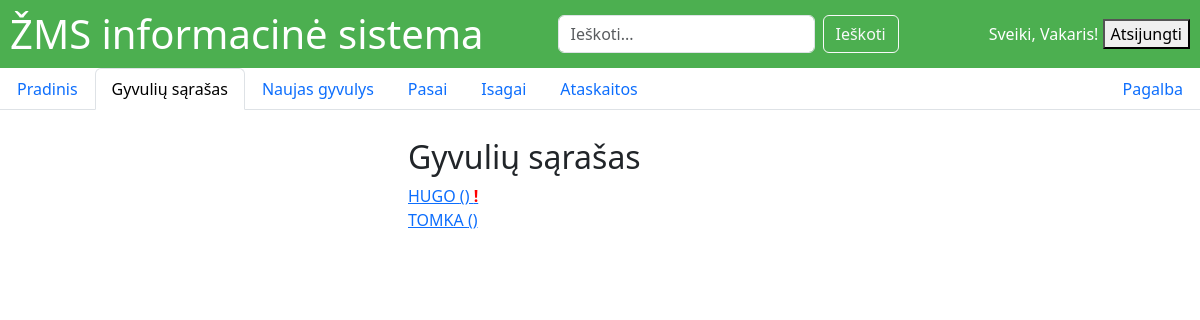
Page /animals/ (signed in) on the earlier database version.
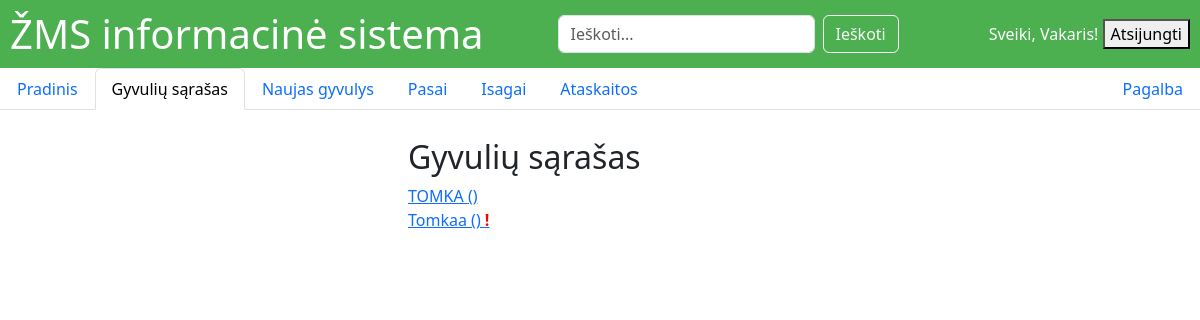
Same page on the later database version.
### main/models.py (models this page shows, shortened)
class Animal(models.Model):
    number = models.CharField(max_length=14,null=True, blank=True,unique=True)
    gender = models.CharField(max_length=10,null=True, blank=True, choices=[('male', 'Male'), ('female', 'Female')])
    color = models.CharField(max_length=50,choices=COLOR_CHOICES, blank=True, null=True)
    name = models.CharField(max_length=50, blank=True, null=True)
    weight = models.DecimalField(max_digits=6, decimal_places=2, blank=True, null=True)
    birth_date = models.DateField(blank=True, null=True)
    mother = models.ForeignKey(
        'self',
        on_delete=models.SET_NULL,
        null=True,
        blank=True,
        related_name='offspring'
    )
    has_isagai = models.BooleanField(default=False)
    has_passport = models.BooleanField(default=False)
    owner = models.ForeignKey(
        settings.AUTH_USER_MODEL,
        on_delete=models.CASCADE,
        related_name='animals',
        null=True, blank=True
    )
    @property
    def alert(self):
        return self.events.filter(event_type__in=['Gaišimas', 'Išvežimas']).exists()

### main/views.py (the view)
# urls.py: path('animals/', views.animal_list, name='animal_list'),
@login_required
def animal_list(request):
    animals = Animal.objects.filter(owner=request.user)
    return render(request, 'main/animal_list.html', {'animals': animals})

### templates/main/animal_list.html
{% extends 'main/base.html' %}
{% block content %}
<div class="mx-auto p-2" style="width: 400px;">
<h2>Gyvulių sąrašas</h2>
<ul style="list-style-type:none; margin:0; padding:0;">
  {% for animal in animals %}
  <li>
    <a href="{% url 'animal_detail' animal.pk %}">
      {{ animal.name }} ({{ animal.breed }})
      {% if animal.alert %}
      <span style="color:red; font-weight:bold;">!</span>
      {% endif %}
    </a>
  </li>
  {% endfor %}
</ul>
</div>
{% endblock %}

Differences in the rows shown:
removed Animal: name "HUGO"
added Animal: name "Tomkaa"
